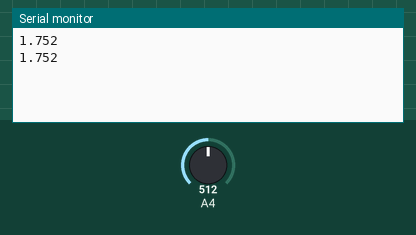
Recording of a sketch running on a simulated Arduino Uno, built with avr-gcc and run on an emulated ATmega328P. Parts: the last lines printed to the serial monitor. The inputs (shaded band) are chosen by the test bench; at power-on: A4 = 512.

Above: at 1.8 s.
1.9 s: A4 set to 716
At 2.4 s:
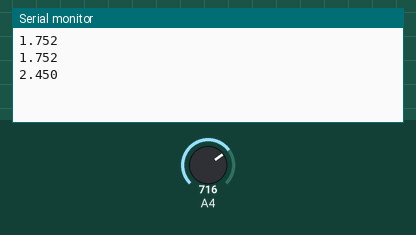
3.4 s: A4 set to 900
At 4.8 s:
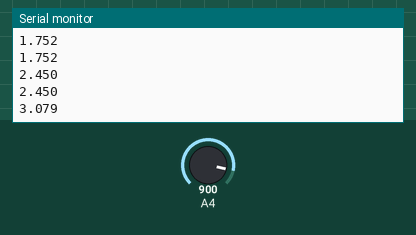
Timing chart, 0 to 6.4 s (numbered marks = the images above; inputs shaded):
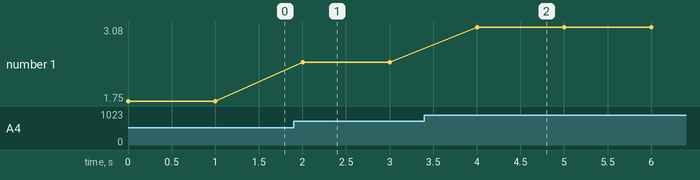

Measured:
- after the input at 1.9 s, the serial monitor: prints a new line after 0.10 s (image 1)
- after the input at 3.4 s, the serial monitor: prints a new line after 0.60 s (image 2)
- plotted number 1: 1.75 → 2.45 after the input at 1.9 s, 2.45 → 3.08 after the input at 3.4 s

The sketch:

ReadAnalogVoltage.ino
```cpp
/*
  ReadAnalogVoltage
  Leolvassa az A4 analóg bemenetre kapcsolt jel nagyságát,
  átszámítja voltokra, s az eredményt kiirja a soros porton keresztül.
  Kapcsoljuk egy potméter csúszkáját az A4 (P1_4) bemenetre, a potméter
  két végét pedig a földre (GND) és a tápfeszültségre (VCC)!

  Ez a mintaprogram szabadon felhasználható (public domain)
 */

void setup() {
  Serial.begin(9600);               // msp430g2231 esetén 4800 kell!
}

void loop() {
  int sensorValue = analogRead(A4); //Mérés az A4 bemeneten
  // Átszámítjuk a 0 - 1023 közötti voltra (0 - 3.5V):
  float voltage = sensorValue * (3.5 / 1023.0);
  Serial.println(voltage,3);        //Kiíratjuk az eredményt
  delay(1000);
}
```
